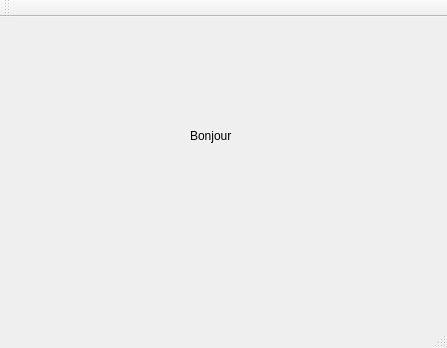
<?xml version="1.0" encoding="UTF-8"?>
<ui version="4.0">
 <class>Camera</class>
 <widget class="QMainWindow" name="Camera">
  <property name="geometry">
   <rect>
    <x>0</x>
    <y>0</y>
    <width>447</width>
    <height>348</height>
   </rect>
  </property>
  <property name="windowTitle">
   <string>Camera</string>
  </property>
  <widget class="QWidget" name="centralWidget">
   <widget class="QLabel" name="label">
    <property name="geometry">
     <rect>
      <x>190</x>
      <y>110</y>
      <width>64</width>
      <height>17</height>
     </rect>
    </property>
    <property name="text">
     <string>Bonjour</string>
    </property>
   </widget>
  </widget>
  <widget class="QMenuBar" name="menuBar">
   <property name="geometry">
    <rect>
     <x>0</x>
     <y>0</y>
     <width>447</width>
     <height>22</height>
    </rect>
   </property>
  </widget>
  <widget class="QToolBar" name="mainToolBar">
   <attribute name="toolBarArea">
    <enum>TopToolBarArea</enum>
   </attribute>
   <attribute name="toolBarBreak">
    <bool>false</bool>
   </attribute>
  </widget>
  <widget class="QStatusBar" name="statusBar"/>
 </widget>
 <layoutdefault spacing="6" margin="11"/>
 <resources/>
 <connections/>
 <slots>
  <slot>onConnectButtonClicked()</slot>
  <slot>onSendMessageButtonClicked()</slot>
 </slots>
</ui>
